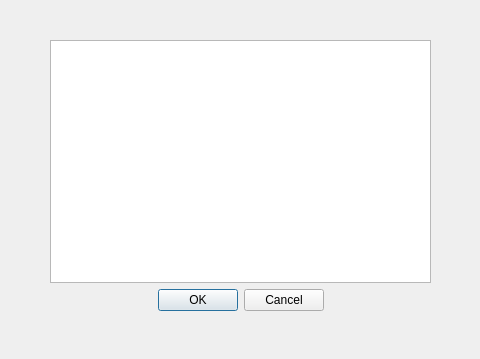
<?xml version="1.0" encoding="UTF-8"?>
<ui version="4.0">
 <class>ConnectDlg</class>
 <widget class="QDialog" name="ConnectDlg">
  <property name="geometry">
   <rect>
    <x>0</x>
    <y>0</y>
    <width>480</width>
    <height>359</height>
   </rect>
  </property>
  <property name="windowTitle">
   <string>Dialog</string>
  </property>
  <widget class="QWidget" name="gridLayoutWidget">
   <property name="geometry">
    <rect>
     <x>50</x>
     <y>40</y>
     <width>381</width>
     <height>271</height>
    </rect>
   </property>
   <layout class="QGridLayout" name="gridLayout">
    <item row="0" column="0">
     <widget class="QTableView" name="tableView"/>
    </item>
    <item row="1" column="0">
     <widget class="QDialogButtonBox" name="buttonBox">
      <property name="orientation">
       <enum>Qt::Horizontal</enum>
      </property>
      <property name="standardButtons">
       <set>QDialogButtonBox::Cancel|QDialogButtonBox::Ok</set>
      </property>
      <property name="centerButtons">
       <bool>true</bool>
      </property>
     </widget>
    </item>
   </layout>
  </widget>
 </widget>
 <resources/>
 <connections>
  <connection>
   <sender>buttonBox</sender>
   <signal>accepted()</signal>
   <receiver>ConnectDlg</receiver>
   <slot>accept()</slot>
   <hints>
    <hint type="sourcelabel">
     <x>248</x>
     <y>254</y>
    </hint>
    <hint type="destinationlabel">
     <x>157</x>
     <y>274</y>
    </hint>
   </hints>
  </connection>
  <connection>
   <sender>buttonBox</sender>
   <signal>rejected()</signal>
   <receiver>ConnectDlg</receiver>
   <slot>reject()</slot>
   <hints>
    <hint type="sourcelabel">
     <x>316</x>
     <y>260</y>
    </hint>
    <hint type="destinationlabel">
     <x>286</x>
     <y>274</y>
    </hint>
   </hints>
  </connection>
 </connections>
</ui>
